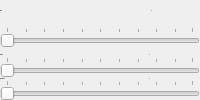
            <widget class="QWidget" name="lines">
             <layout class="QGridLayout" name="gridLayout_3">
              <property name="leftMargin">
               <number>0</number>
              </property>
              <property name="topMargin">
               <number>0</number>
              </property>
              <property name="rightMargin">
               <number>0</number>
              </property>
              <property name="bottomMargin">
               <number>0</number>
              </property>
              <item row="1" column="0">
               <widget class="QWidget" name="widget" native="true">
                <layout class="QVBoxLayout" name="verticalLayout_11">
                 <property name="spacing">
                  <number>0</number>
                 </property>
                 <property name="leftMargin">
                  <number>0</number>
                 </property>
                 <property name="topMargin">
                  <number>0</number>
                 </property>
                 <property name="rightMargin">
                  <number>0</number>
                 </property>
                 <property name="bottomMargin">
                  <number>0</number>
                 </property>
                 <item>
                  <layout class="QVBoxLayout" name="verticalLayout_9">
                   <item>
                    <layout class="QHBoxLayout" name="horizontalLayout_8">
                     <item>
                      <widget class="QLabel" name="label_theta">
                       <property name="sizePolicy">
                        <sizepolicy hsizetype="Minimum" vsizetype="Minimum">
                         <horstretch>0</horstretch>
                         <verstretch>0</verstretch>
                        </sizepolicy>
                       </property>
                       <property name="font">
                        <font>
                         <family>Ubuntu</family>
                         <pointsize>-1</pointsize>
                         <bold>true</bold>
                        </font>
                       </property>
                       <property name="text">
                        <string>Theta:</string>
                       </property>
                       <property name="buddy">
                        <cstring>slider_theta</cstring>
                       </property>
                      </widget>
                     </item>
                     <item>
                      <widget class="QLabel" name="label_theta_value">
                       <property name="sizePolicy">
                        <sizepolicy hsizetype="Minimum" vsizetype="Minimum">
                         <horstretch>0</horstretch>
                         <verstretch>0</verstretch>
                        </sizepolicy>
                       </property>
                       <property name="font">
                        <font>
                         <family>Ubuntu</family>
                         <pointsize>-1</pointsize>
                         <bold>true</bold>
                        </font>
                       </property>
                       <property name="text">
                        <string>0</string>
                       </property>
                       <property name="alignment">
                        <set>Qt::AlignCenter</set>
                       </property>
                       <property name="buddy">
                        <cstring>slider_theta</cstring>
                       </property>
                      </widget>
                     </item>
                    </layout>
                   </item>
                   <item>
                    <widget class="QSlider" name="slider_theta">
                     <property name="sizePolicy">
                      <sizepolicy hsizetype="Minimum" vsizetype="Minimum">
                       <horstretch>0</horstretch>
                       <verstretch>0</verstretch>
                      </sizepolicy>
                     </property>
                     <property name="orientation">
                      <enum>Qt::Horizontal</enum>
                     </property>
                     <property name="tickPosition">
                      <enum>QSlider::TicksAbove</enum>
                     </property>
                     <property name="tickInterval">
                      <number>10</number>
                     </property>
                    </widget>
                   </item>
                  </layout>
                 </item>
                 <item>
                  <layout class="QVBoxLayout" name="verticalLayout_10">
                   <item>
                    <layout class="QHBoxLayout" name="horizontalLayout_2">
                     <item>
                      <widget class="QLabel" name="label_thresh">
                       <property name="sizePolicy">
                        <sizepolicy hsizetype="Minimum" vsizetype="Minimum">
                         <horstretch>0</horstretch>
                         <verstretch>0</verstretch>
                        </sizepolicy>
                       </property>
                       <property name="font">
                        <font>
                         <family>Ubuntu</family>
                         <pointsize>-1</pointsize>
                         <bold>true</bold>
                        </font>
                       </property>
                       <property name="text">
                        <string>Threshold</string>
                       </property>
                       <property name="buddy">
                        <cstring>slider_thresh</cstring>
                       </property>
                      </widget>
                     </item>
                     <item>
                      <widget class="QLabel" name="label_thresh_value">
                       <property name="sizePolicy">
                        <sizepolicy hsizetype="Minimum" vsizetype="Minimum">
                         <horstretch>0</horstretch>
                         <verstretch>0</verstretch>
                        </sizepolicy>
                       </property>
                       <property name="font">
                        <font>
                         <family>Ubuntu</family>
                         <pointsize>-1</pointsize>
                         <bold>true</bold>
                        </font>
                       </property>
                       <property name="text">
                        <string>0</string>
                       </property>
                       <property name="alignment">
                        <set>Qt::AlignCenter</set>
                       </property>
                       <property name="buddy">
                        <cstring>slider_theta</cstring>
                       </property>
                      </widget>
                     </item>
                    </layout>
                   </item>
                   <item>
                    <widget class="QSlider" name="slider_thresh">
                     <property name="sizePolicy">
                      <sizepolicy hsizetype="Minimum" vsizetype="Minimum">
                       <horstretch>0</horstretch>
                       <verstretch>0</verstretch>
                      </sizepolicy>
                     </property>
                     <property name="orientation">
                      <enum>Qt::Horizontal</enum>
                     </property>
                     <property name="tickPosition">
                      <enum>QSlider::TicksAbove</enum>
                     </property>
                     <property name="tickInterval">
                      <number>10</number>
                     </property>
                    </widget>
                   </item>
                  </layout>
                 </item>
                </layout>
               </widget>
              </item>
              <item row="0" column="0">
               <layout class="QVBoxLayout" name="verticalLayout_8">
                <item>
                 <layout class="QHBoxLayout" name="horizontalLayout_10">
                  <property name="sizeConstraint">
                   <enum>QLayout::SetMinimumSize</enum>
                  </property>
                  <item>
                   <widget class="QLabel" name="label_rho">
                    <property name="sizePolicy">
                     <sizepolicy hsizetype="Minimum" vsizetype="Minimum">
                      <horstretch>0</horstretch>
                      <verstretch>0</verstretch>
                     </sizepolicy>
                    </property>
                    <property name="font">
                     <font>
                      <family>Ubuntu</family>
                      <pointsize>-1</pointsize>
                      <bold>true</bold>
                     </font>
                    </property>
                    <property name="text">
                     <string>Rho</string>
                    </property>
                    <property name="buddy">
                     <cstring>slider_rho</cstring>
                    </property>
                   </widget>
                  </item>
                  <item>
                   <widget class="QLabel" name="label_rho_value">
                    <property name="sizePolicy">
                     <sizepolicy hsizetype="Minimum" vsizetype="Minimum">
                      <horstretch>0</horstretch>
                      <verstretch>0</verstretch>
                     </sizepolicy>
                    </property>
                    <property name="font">
                     <font>
                      <family>Ubuntu</family>
                      <pointsize>-1</pointsize>
                      <bold>true</bold>
                     </font>
                    </property>
                    <property name="text">
                     <string>0</string>
                    </property>
                    <property name="alignment">
                     <set>Qt::AlignCenter</set>
                    </property>
                    <property name="buddy">
                     <cstring>slider_theta</cstring>
                    </property>
                   </widget>
                  </item>
                 </layout>
                </item>
                <item>
                 <widget class="QSlider" name="slider_rho">
                  <property name="sizePolicy">
                   <sizepolicy hsizetype="Minimum" vsizetype="Minimum">
                    <horstretch>0</horstretch>
                    <verstretch>0</verstretch>
                   </sizepolicy>
                  </property>
                  <property name="orientation">
                   <enum>Qt::Horizontal</enum>
                  </property>
                  <property name="tickPosition">
                   <enum>QSlider::TicksAbove</enum>
                  </property>
                  <property name="tickInterval">
                   <number>10</number>
                  </property>
                 </widget>
                </item>
               </layout>
              </item>
             </layout>
            </widget>
